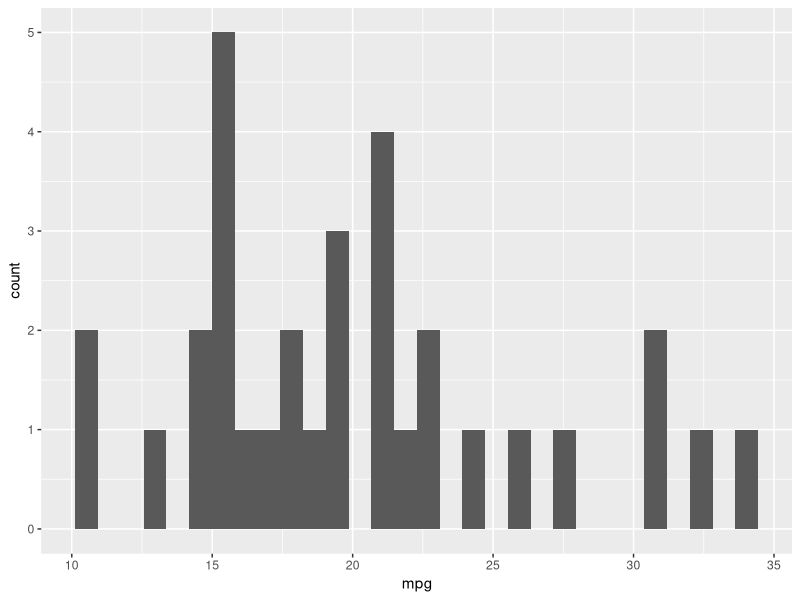
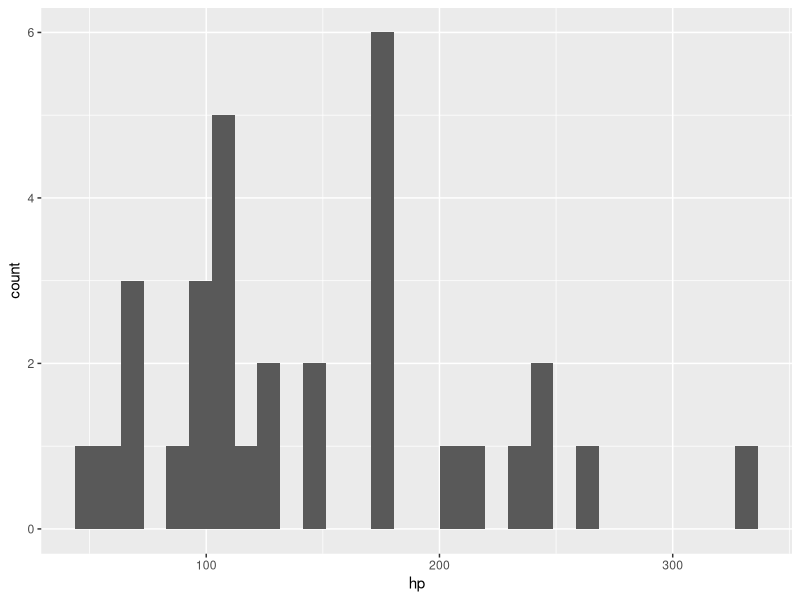
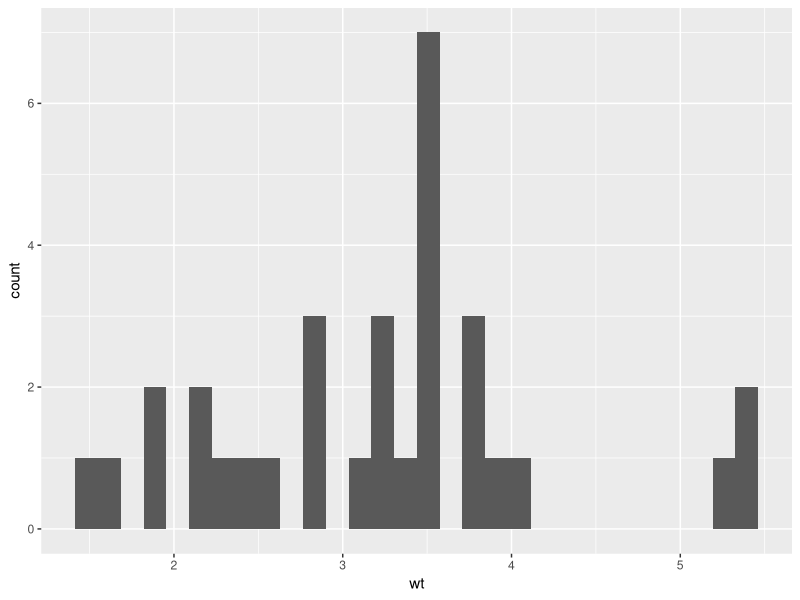
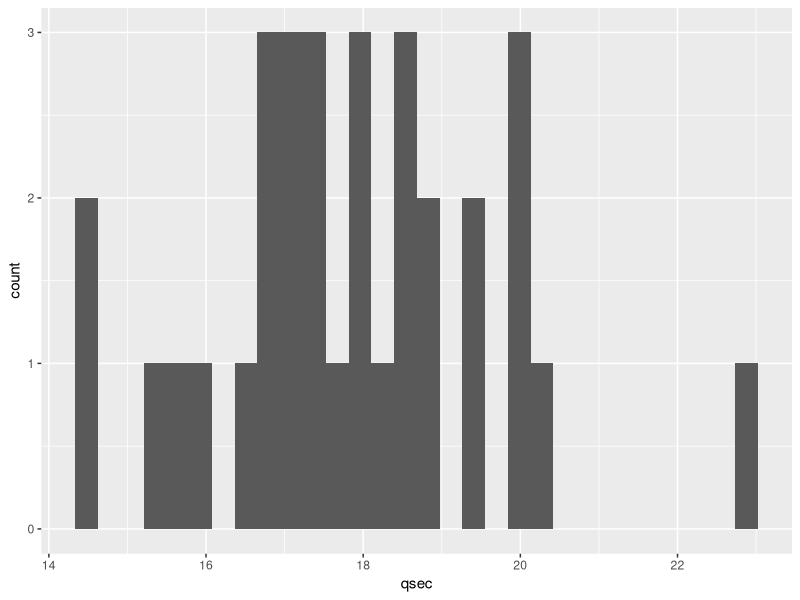
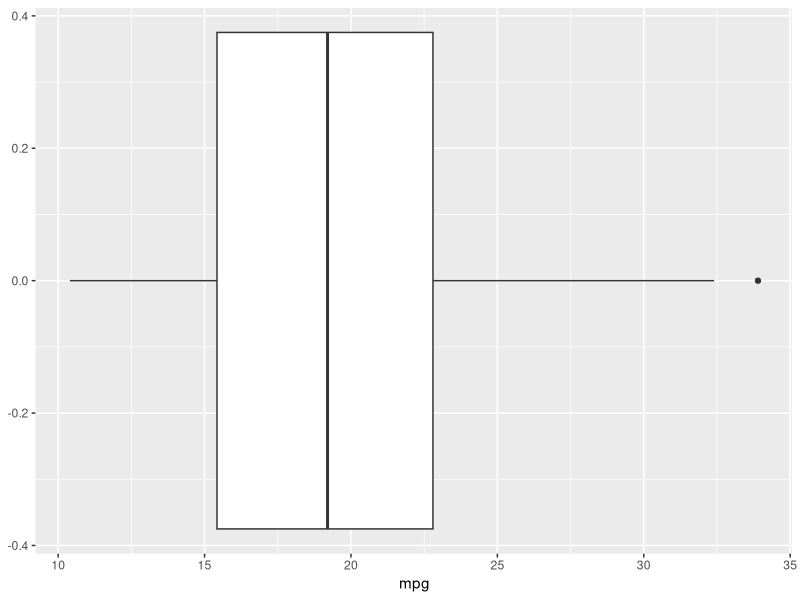
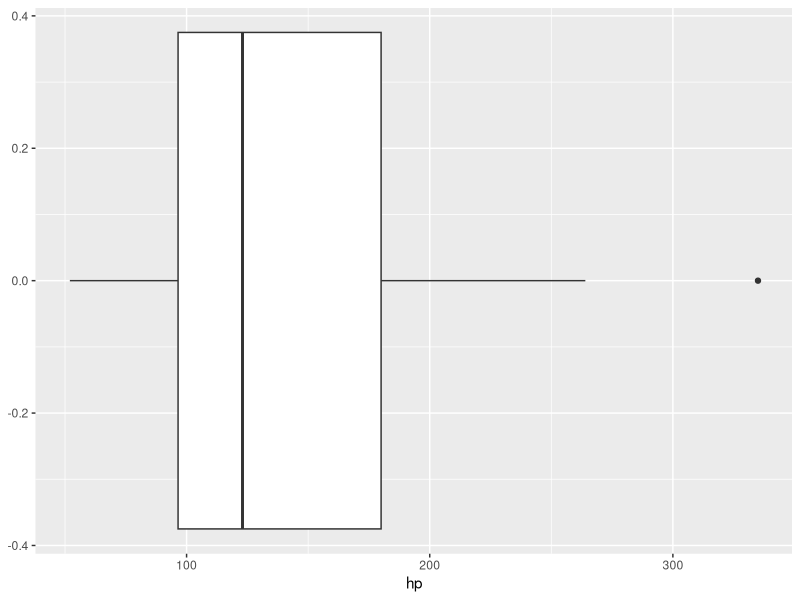
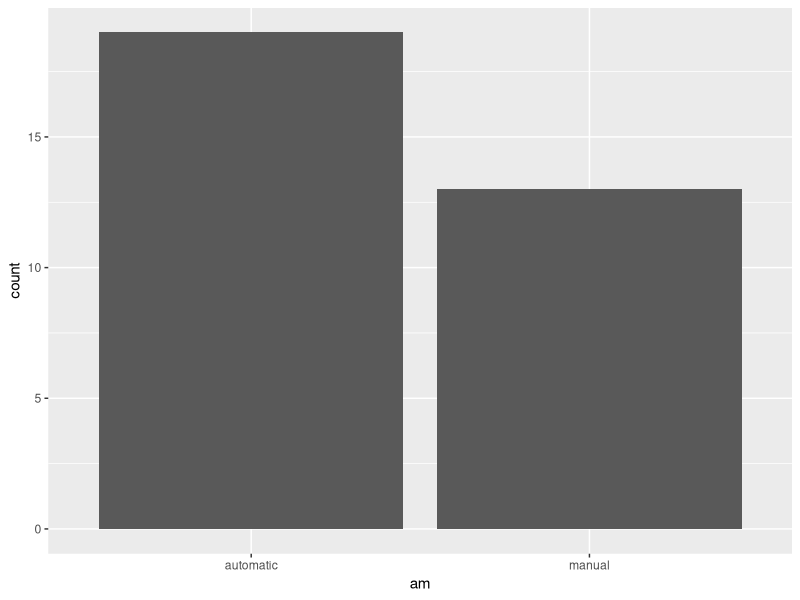
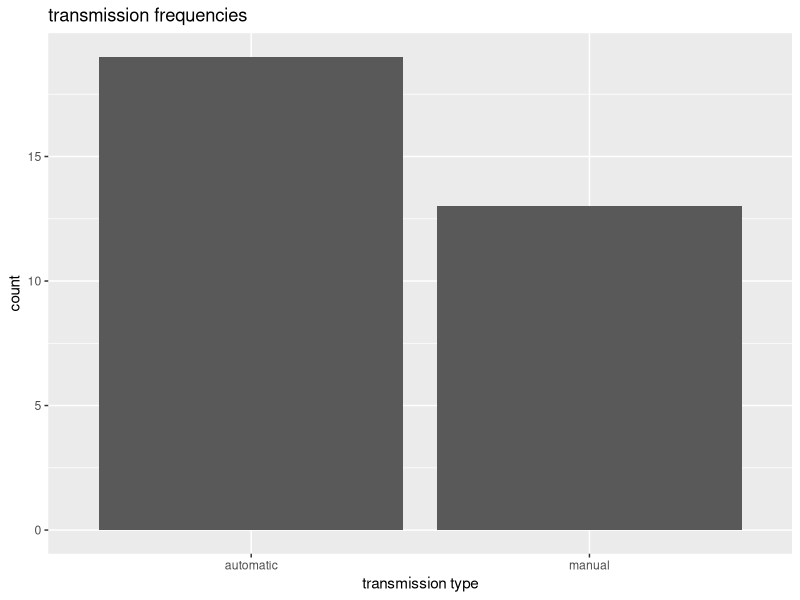

Generate these figures, in order, with R:
## ---- chunk 1
#| label: setup
#| message: false
#| warning: false
knitr::opts_chunk$set(echo = T)
library(tidyverse)
## ---- chunk 2
mtcars <- mtcars %>% 
  as_tibble() %>%
  mutate(
    vs=case_when(
      vs==0 ~ "v-shaped",
      vs==1 ~ "straight"
      ),
    am=case_when(
      am==0 ~ "automatic",
      am==1 ~ "manual"
    )
  )
# Previewing our new columns
mtcars %>% 
  select(am,vs)
## ---- chunk 3
ggplot(mtcars,aes(x=mpg))+
  geom_histogram()
## ---- chunk 4
ggplot(mtcars,aes(hp))+ # don't need to use the x= argument, as aes automatically first argument is x aesthetic
  geom_histogram()
## ---- chunk 5
ggplot(mtcars,aes(wt))+
  geom_histogram()
## ---- chunk 6
ggplot(mtcars,aes(qsec))+
  geom_histogram()
## ---- chunk 7
ggplot(mtcars,aes(mpg))+
  geom_boxplot()
ggplot(mtcars,aes(hp))+
  geom_boxplot()
## ---- chunk 8
ggplot(mtcars,aes(am))+
  geom_bar()
## ---- chunk 9
ggplot(mtcars,aes(am))+
  geom_bar()+
  labs(x="transmission type",
       title = "transmission frequencies")
## ---- chunk 10
ggplot(mtcars, aes(x=wt,y=mpg))+
  geom_point()
## ---- chunk 11
ggplot(mtcars, aes(wt,mpg))+ # x and y are first two arguments so no need to use x= and y=
  geom_point()
## ---- chunk 12
mtcars_counts <- mtcars %>%
  group_by(vs,am) %>%
  summarise(n=n()) %>%
  ungroup()
mtcars_counts
## ---- chunk 13
ggplot(mtcars_counts,aes(x=vs,y=n,fill=am))+
  geom_col()
## ---- chunk 14
ggplot(mtcars_counts,aes(x=vs,y=n,fill=am))+
  geom_col(position = "dodge")+
  scale_fill_discrete(name="transmission type")+
  labs(x="engine shape",
       y="frequency")
## ---- chunk 15
ggplot(mtcars,aes(am,mpg))+
  geom_boxplot()
